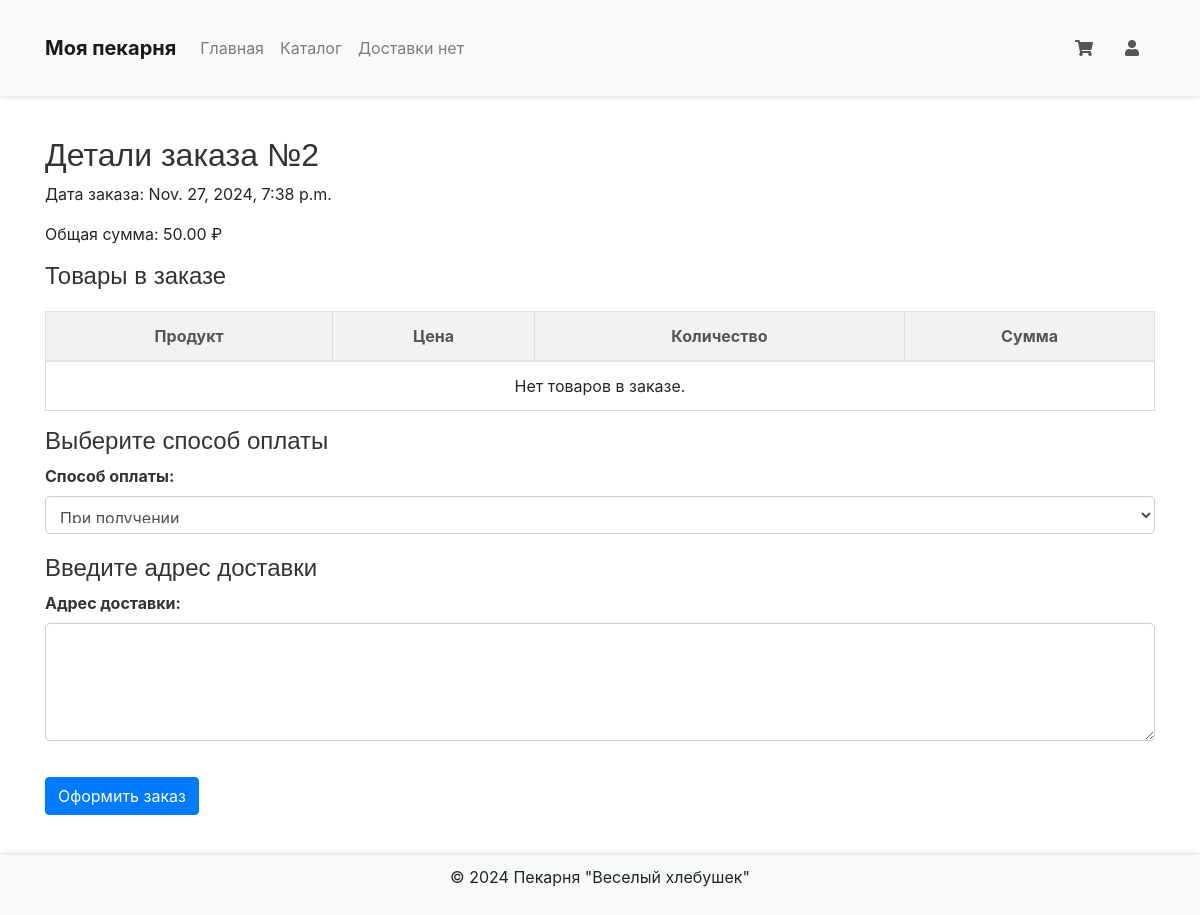
The app's page /order/2/ with its own data.
### bakery_app/models.py (models this page shows, shortened)
class Order(models.Model):
    customer = models.ForeignKey(Customer, on_delete=models.CASCADE, related_name='orders')
    order_date = models.DateTimeField(auto_now_add=True)
    total_amount = models.DecimalField(max_digits=10, decimal_places=2)
    delivery_address = models.TextField(null=True, blank=True)  # Адрес доставки

### bakery_app/views.py (the view)
# urls.py: path('order/<int:order_id>/', views.order_detail, name='order_detail'),
def order_detail(request, order_id):
    order = get_object_or_404(Order, id=order_id)
    return render(request, 'bakery_app/order_detail.html', {'order': order})

### bakery_app/templates/bakery_app/order_detail.html (shortened to what this page needs)
{% extends 'bakery_app/base.html' %}
{% block content %}
<div class="container">
    <h2>Детали заказа №{{ order.id }}</h2>
    <p>Дата заказа: {{ order.order_date }}</p>
    <p>Общая сумма: {{ order.total_amount }} ₽</p>
    <h4>Товары в заказе</h4>
    <table class="table">
        <thead>
            <tr>
                <th>Продукт</th>
                <th>Цена</th>
                <th>Количество</th>
                <th>Сумма</th>
            </tr>
        </thead>
        <tbody>
            {% for item in order.items.all %}
            <tr>
                <td>{{ item.product.name }}</td>
                <td>{{ item.price }} ₽</td>
                <td>{{ item.quantity }}</td>
                <td>{{ item.total_price }} ₽</td>
            </tr>
            {% empty %}
            <tr>
                <td colspan="4" class="text-center">Нет товаров в заказе.</td>
            </tr>
            {% endfor %}
        </tbody>
    </table>
    <h4>Выберите способ оплаты</h4>
    <form method="POST" action="{% url 'checkout' %}">
        <div class="form-group">
            <label for="payment_method">Способ оплаты:</label>
            <select name="payment_method" id="payment_method" class="form-control">
                <option value="cash_on_delivery">При получении</option>
            </select>
        </div>
        <h4>Введите адрес доставки</h4>
        <div class="form-group">
            <label for="delivery_address">Адрес доставки:</label>
            <textarea name="delivery_address" id="delivery_address" rows="4" class="form-control" required></textarea>
        </div>
        <button type="submit" class="btn btn-primary mt-3">Оформить заказ</button>
    </form>
</div>
{% endblock %}

### bakery_app/static/css/styles.css (style rules this page uses)
body { font-family: Arial, sans-serif; margin: 0; padding: 0; }
.container { max-width: 1200px; margin: 0 auto; }
h2, h4 { font-family: 'Arial', sans-serif; font-size: 24px; color: #333; }
.table { margin-top: 20px; }
.table th, .table td { text-align: center; vertical-align: middle; }
.form-group label { font-size: 16px; }
textarea.form-control { height: 150px; }
.btn-primary { background-color: #5cb85c; border-color: #4cae4c; }
.container { max-width: 1200px; margin: 0 auto; padding: 20px; }
h2, h4 { font-family: 'Arial', sans-serif; font-size: 24px; color: #333; margin-bottom: 20px; }
.table { width: 100%; margin-top: 20px; border-collapse: collapse; }
.table th, .table td { text-align: center; vertical-align: middle; padding: 15px; border: 1px solid #ddd; }
.table th { background-color: #f2f2f2; color: #555; }
.table td { background-color: #fff; }
.form-group label { font-size: 16px; font-weight: bold; color: #333; margin-bottom: 8px; }
textarea.form-control { height: 150px; font-size: 16px; padding: 10px; border-radius: 5px; border: 1px solid #ccc; margin-bottom: 20px; }
select.form-control { padding: 10px; font-size: 16px; border-radius: 5px; border: 1px solid #ccc; margin-bottom: 20px; }
.btn-primary { background-color: #5cb85c; border-color: #4cae4c; padding: 12px 30px; font-size: 18px; border-radius: 5px; cursor: pointer; }

### records on screen
Order: id "2", order_date "Nov. 27, 2024, 7:38 p.m.", total_amount "50.00"
